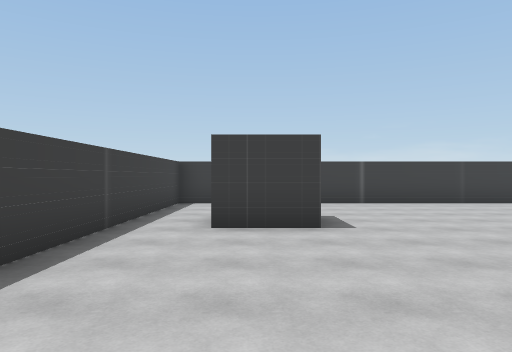
view 1 (above)

21 first-person views from a walk through a Unity game level. The camera is 1.5 m above the floor, looks level and sees 70° across. The floor is counted in squares, 2 m on a side. Each view is taken from the middle of a square. On the plan, view 1 faces up. The plan holds only what a view shows up to about 11 squares ahead; the rest is blank. The place goes on beyond the plan. The player is left out.

view 2
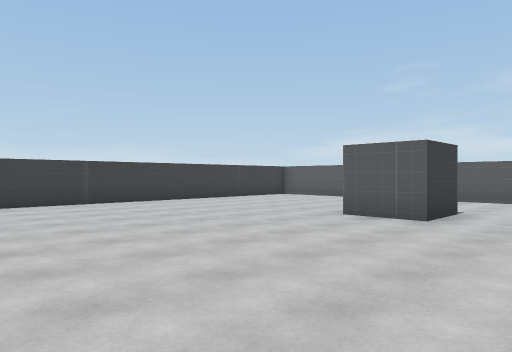

view 3
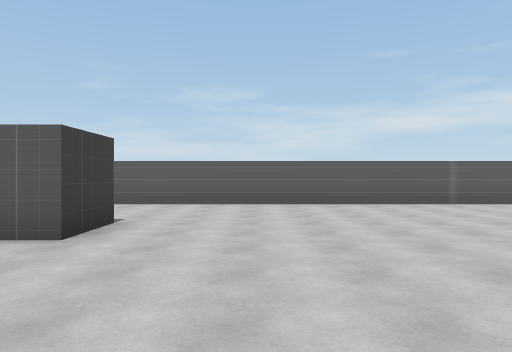

view 4
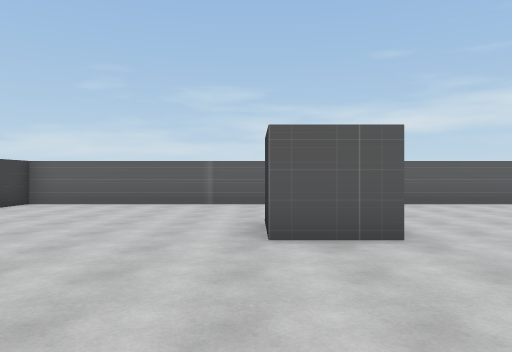

view 5
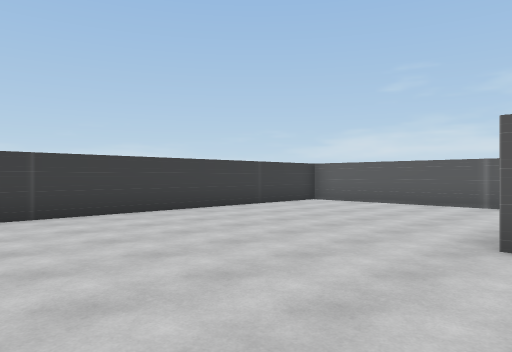

view 6
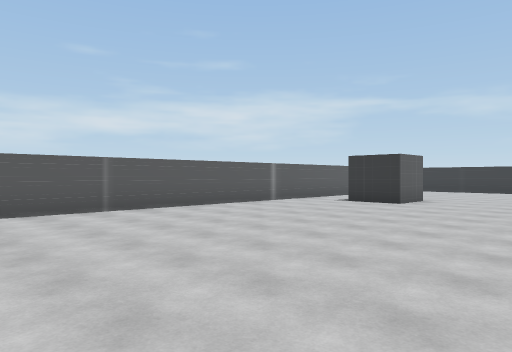

view 7
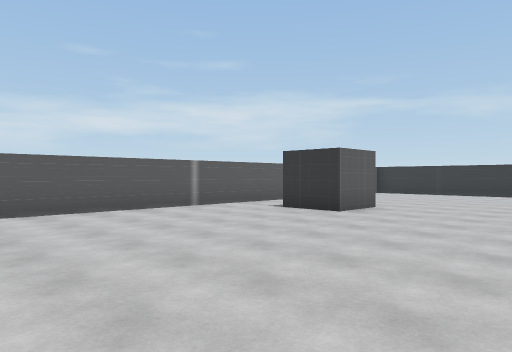

view 8
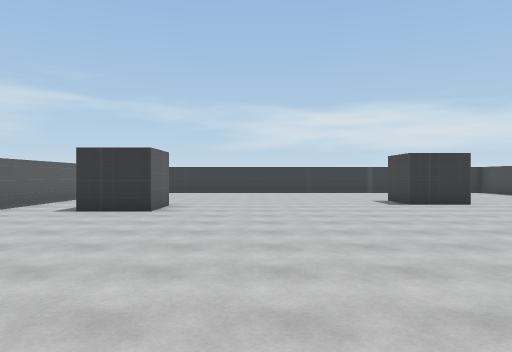

view 9
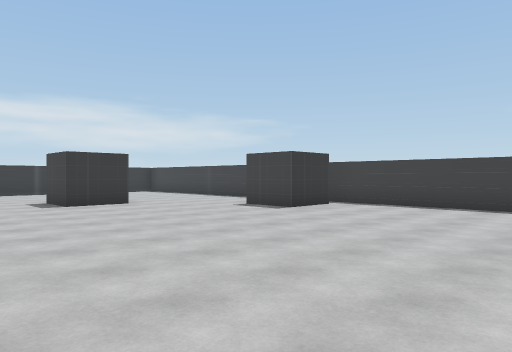

view 10
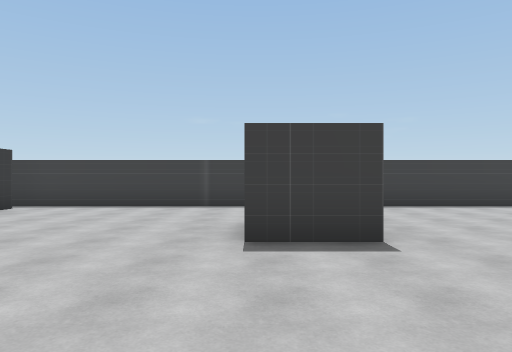

view 11
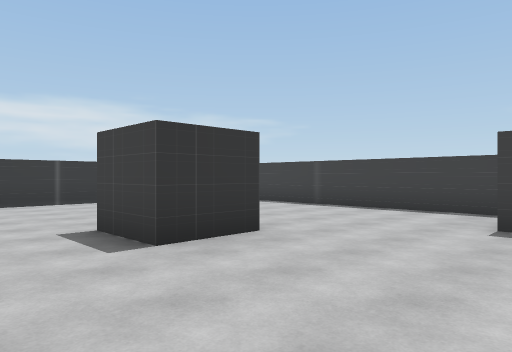

view 12
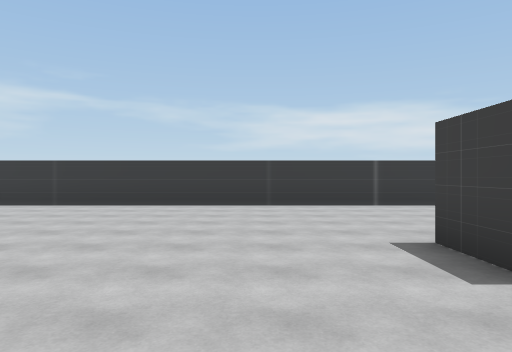

view 13
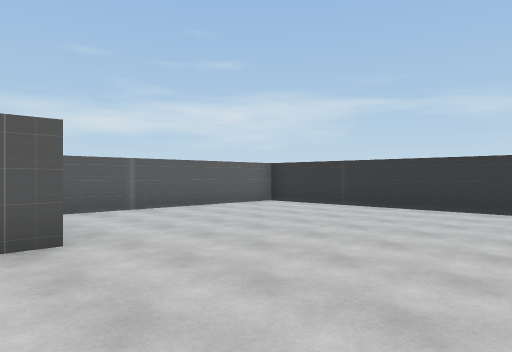

view 14
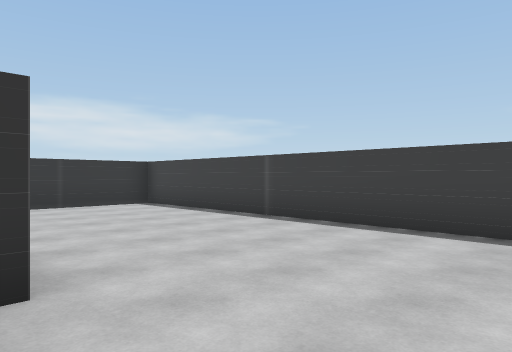

view 15
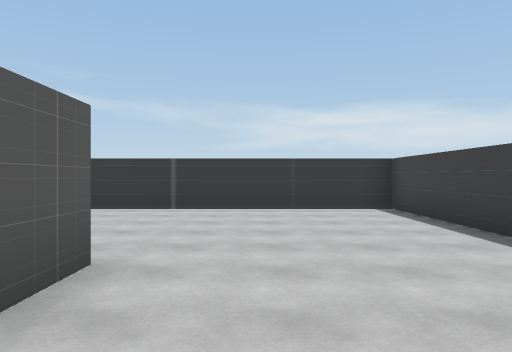

view 16
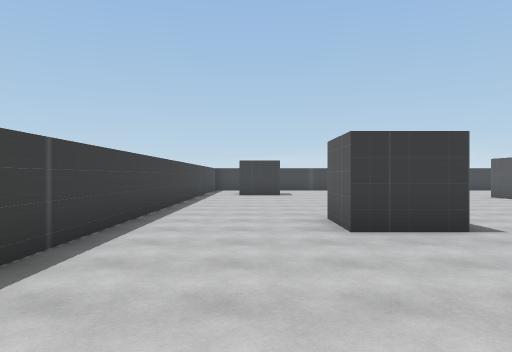

view 17
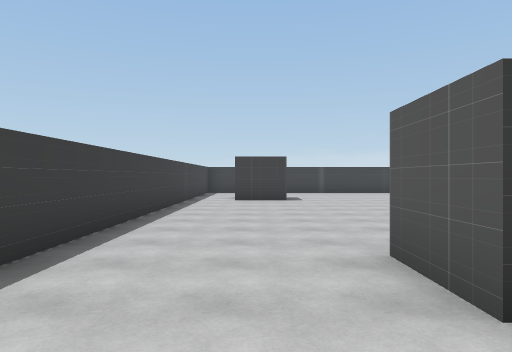

view 18
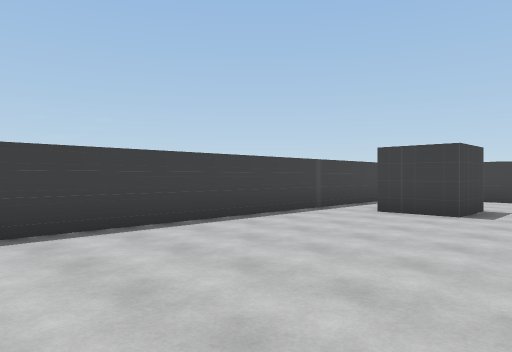

view 19
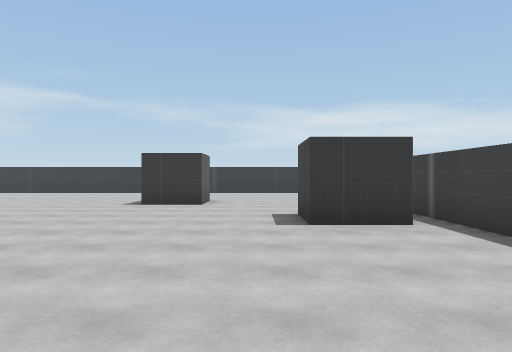

view 20
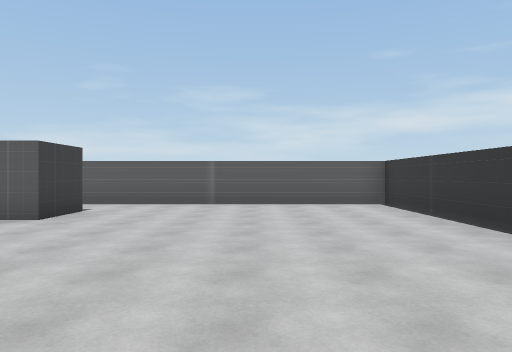

view 21
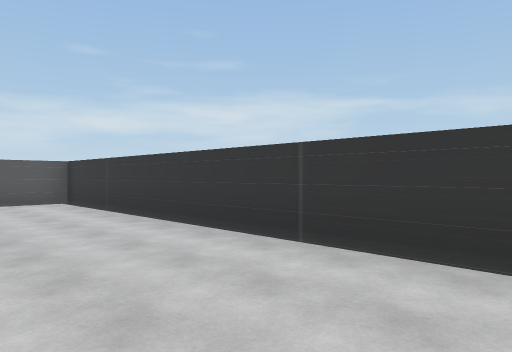

### Floor plan
Points are (right, up) in squares from view 1. A wall is a line through its corners. A room is listed if a view was taken in it or the views show most of it. See-through windows are left out.
Room 1 (views 1, 2, 3, 4, 5, 6, 7, 8, 9, 10, 11, 12, 13, 14, 15, 16, 17, 18, 19, 20, 21)
walls: (2.8, -2.5) (2.8, -4.1) (1.3, -4.1) (1.3, -2.5); (9.9, 2.3) (8.3, 2.3) (8.3, 3.8) (9.9, 3.8); (-1.5, -9.6) (0.2, -9.6) (0.2, -11.2); (11.9, -13.3) (10.2, -13.3) (10.2, -11.7) (11.9, -11.7); (2.4, -15.1) (2.4, -13.5) (4, -13.5) (4, -15.1); (0.9, 6.9) (0.9, 5.3) (-0.8, 5.3); (13.8, 10.1) (-2.1, 10.1) (-2.1, -20.4) (13.8, -20.4) (13.8, 10.1)

Positions as (right, up) in squares from view 1, and headings:
1: (0, 0), facing up
2: (2, 0), facing up-right
3: (4, 0), facing right
4: (4, 4), facing right
5: (4, 3), facing up-right
6: (6, -2), facing down-right
7: (6, -5), facing down-right
8: (8, -4), facing down
9: (7, -4), facing down-left
10: (7, -4), facing left
11: (6, -10), facing down-left
12: (6, -11), facing down
13: (6, -12), facing down-right
14: (3, -11), facing down-left
15: (1, -12), facing down
16: (0, -9), facing up
17: (0, -6), facing up
18: (3, -2), facing up-left
19: (1, -4), facing down
20: (4, -17), facing right
21: (3, -17), facing down-right
